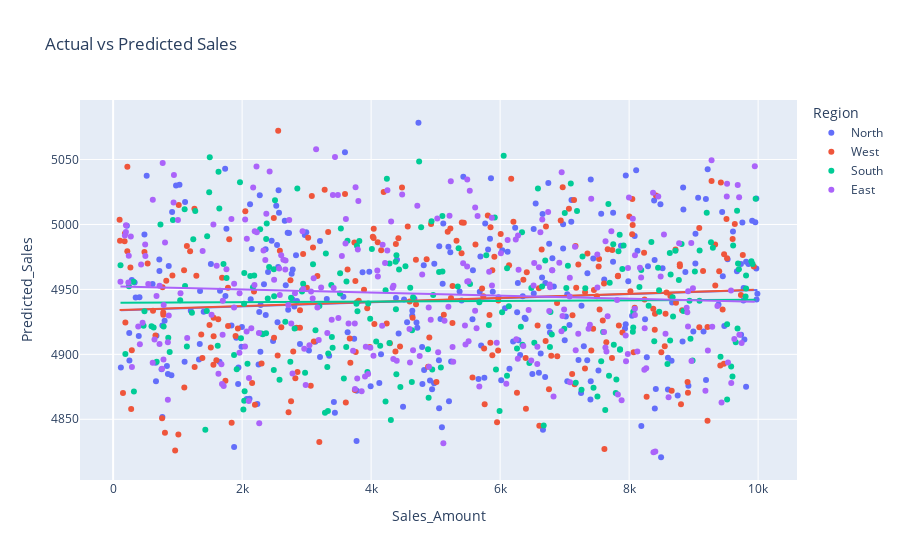

Notebook cell for this chart:
### Code cell
# 4. Actual vs Predicted Sales
fig4 = px.scatter(df, x='Sales_Amount', y='Predicted_Sales', color='Region',
                  title='Actual vs Predicted Sales', trendline='ols')
fig4.show()

### Figure 1 — Plotly figure (JSON) as saved in the notebook; plotly's stock layout.template omitted (floating-point values rounded to 4 significant figures; data arrays with more than 128 entries replaced by an {"elided": "..."} marker saying what was removed)
{"data": [{"hovertemplate": "Region=North<br>Sales_Amount=%{x}<br>Predicted_Sales=%{y}<extra></extra>", "legendgroup": "North", "marker": {"color": "#636efa", "symbol": "circle"}, "mode": "markers", "name": "North", "orientation": "v", "showlegend": true, "type": "scatter", "x": {"elided": "267 float values"}, "xaxis": "x", "y": {"elided": "267 float values"}, "yaxis": "y"}, {"hovertemplate": "<b>OLS trendline</b><br>Predicted_Sales = 0.00158348 * Sales_Amount + 4933.74<br>R<sup>2</sup>=0.008078<br><br>Region=North<br>Sales_Amount=%{x}<br>Predicted_Sales=%{y} <b>(trend)</b><extra></extra>", "legendgroup": "North", "marker": {"color": "#636efa", "symbol": "circle"}, "mode": "lines", "name": "North", "showlegend": false, "type": "scatter", "x": {"elided": "267 float values"}, "xaxis": "x", "y": {"elided": "267 float values"}, "yaxis": "y"}, {"hovertemplate": "Region=West<br>Sales_Amount=%{x}<br>Predicted_Sales=%{y}<extra></extra>", "legendgroup": "West", "marker": {"color": "#EF553B", "symbol": "circle"}, "mode": "markers", "name": "West", "orientation": "v", "showlegend": true, "type": "scatter", "x": {"elided": "244 float values"}, "xaxis": "x", "y": {"elided": "244 float values"}, "yaxis": "y"}, {"hovertemplate": "<b>OLS trendline</b><br>Predicted_Sales = 0.00158328 * Sales_Amount + 4933.94<br>R<sup>2</sup>=0.008327<br><br>Region=West<br>Sales_Amount=%{x}<br>Predicted_Sales=%{y} <b>(trend)</b><extra></extra>", "legendgroup": "West", "marker": {"color": "#EF553B", "symbol": "circle"}, "mode": "lines", "name": "West", "showlegend": false, "type": "scatter", "x": {"elided": "244 float values"}, "xaxis": "x", "y": {"elided": "244 float values"}, "yaxis": "y"}, {"hovertemplate": "Region=South<br>Sales_Amount=%{x}<br>Predicted_Sales=%{y}<extra></extra>", "legendgroup": "South", "marker": {"color": "#00cc96", "symbol": "circle"}, "mode": "markers", "name": "South", "orientation": "v", "showlegend": true, "type": "scatter", "x": {"elided": "226 float values"}, "xaxis": "x", "y": {"elided": "226 float values"}, "yaxis": "y"}, {"hovertemplate": "<b>OLS trendline</b><br>Predicted_Sales = 0.000222496 * Sales_Amount + 4939.74<br>R<sup>2</sup>=0.000189<br><br>Region=South<br>Sales_Amount=%{x}<br>Predicted_Sales=%{y} <b>(trend)</b><extra></extra>", "legendgroup": "South", "marker": {"color": "#00cc96", "symbol": "circle"}, "mode": "lines", "name": "South", "showlegend": false, "type": "scatter", "x": {"elided": "226 float values"}, "xaxis": "x", "y": {"elided": "226 float values"}, "yaxis": "y"}, {"hovertemplate": "Region=East<br>Sales_Amount=%{x}<br>Predicted_Sales=%{y}<extra></extra>", "legendgroup": "East", "marker": {"color": "#ab63fa", "symbol": "circle"}, "mode": "markers", "name": "East", "orientation": "v", "showlegend": true, "type": "scatter", "x": {"elided": "263 float values"}, "xaxis": "x", "y": {"elided": "263 float values"}, "yaxis": "y"}, {"hovertemplate": "<b>OLS trendline</b><br>Predicted_Sales = -0.00119339 * Sales_Amount + 4952.43<br>R<sup>2</sup>=0.004568<br><br>Region=East<br>Sales_Amount=%{x}<br>Predicted_Sales=%{y} <b>(trend)</b><extra></extra>", "legendgroup": "East", "marker": {"color": "#ab63fa", "symbol": "circle"}, "mode": "lines", "name": "East", "showlegend": false, "type": "scatter", "x": {"elided": "263 float values"}, "xaxis": "x", "y": {"elided": "263 float values"}, "yaxis": "y"}], "layout": {"autosize": true, "legend": {"title": {"text": "Region"}, "tracegroupgap": 0}, "title": {"text": "Actual vs Predicted Sales"}, "xaxis": {"anchor": "y", "autorange": true, "domain": [0, 1], "range": [-499.9, 10590.0], "title": {"text": "Sales_Amount"}, "type": "linear"}, "yaxis": {"anchor": "x", "autorange": true, "domain": [0, 1], "range": [4800.0, 5100.0], "title": {"text": "Predicted_Sales"}, "type": "linear"}}}
